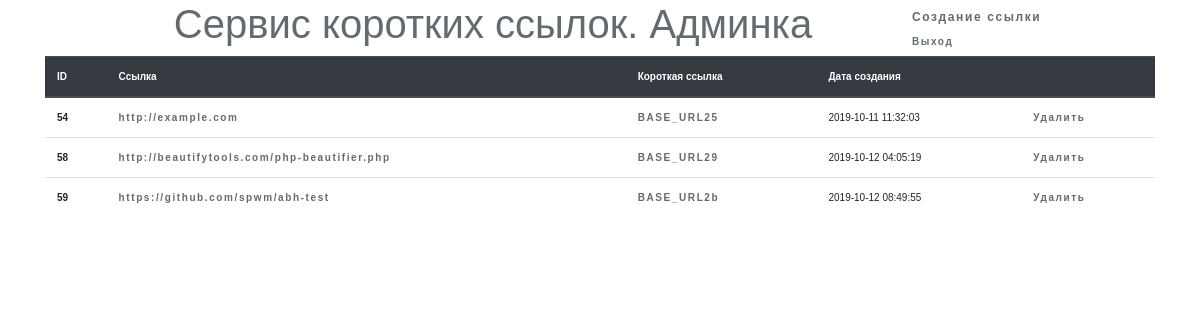
The page /template/admin.php on the database its author committed.
### tables this page shows
CREATE TABLE `links` (
  `id` int(11) NOT NULL,
  `url` varchar(255) NOT NULL,
  `hash` varchar(32) NOT NULL,
  `short_url` varchar(100) DEFAULT NULL,
  `date_create` timestamp NOT NULL DEFAULT CURRENT_TIMESTAMP
);

### inc/DB.php (called while the page is built)
<?php
class DB
{
    private static $db;
    public static function getDBO()
    {
        if (!self::$db)
        {
        	self::$db = new PDO('mysql:host=' . DB_HOST . ';dbname=' . DB_NAME, DB_USER, DB_PASS);
        }
        return self::$db;
    }
}

### inc/LinksController.php (called while the page is built, shortened)
<?php
class LinksController
{
    protected $links;
    public function __construct()
    {
        $this->links = new Links();
    }
    public function getAllLinks()
    {
        return $this
            ->links
            ->getAll();
    }
}

### inc/Links.php (called while the page is built, shortened)
<?php
class Links
{
    protected $db;
    protected $tableName = 'links';
    public function __construct()
    {
        $this->db = DB::getDBO();
    }
    public function getAll()
    {
        return $this
            ->db
            ->query("SELECT * FROM $this->tableName")
            ->fetchAll(PDO::FETCH_ASSOC);
    }
}

### template/admin.php (the view)
<?php
include 'header.php';
$links = new LinksController();
?>
<div class="container">
    <div class="row flex-center">
        <div class="col-md-8 content">
            <p class="h1 .title ">Сервис коротких ссылок. Админка</p>
        </div>
        <div class="col-md-2 ml-4">
            <a href="/" class="links" style="font-size: 12px;">Создание ссылки</a>
            <a href="admin?logout=true" class="links">Выход</a>
        </div>
    </div>
    <div class="row">
        <div class="col-12">
            <table class="table" style="font-size: 10px;">
                <thead class="thead-dark">
                  <tr>
                    <th scope="col">ID</th>
                    <th scope="col">Ссылка</th>
                    <th scope="col">Короткая ссылка</th>
                    <th scope="col">Дата создания</th>
                    <th scope="col"></th>
                  </tr>
                </thead>
                <tbody>
                <?php foreach ($links->getAllLinks() as $key => $value) : ?>
                         <tr>
                           <th scope="row"><?php echo $value['id']?></th>
                           <td><a href="<?php echo $value['url']?>" class="links"><?php echo $value['url']?></a></td>
                           <td><a href="<?php echo $value['short_url']?>" class="links"><?php echo BASE_URL . $value['short_url']?></a></td>
                           <td><?php echo $value['date_create']?></td>
                           <td><a href="admin?delete=true&id=<?php echo $value['id']?>" class="links">Удалить</a></td>
                         </tr>
                <?php endforeach;?>
                </tbody>
              </table>
        </div>
    </div>
</div>
<?php  include 'footer.php';

### template/header.php (shortened to what this page needs)
<!doctype html>
<html lang="ru">
<head>
    <link rel="stylesheet" href="https://stackpath.bootstrapcdn.com/bootstrap/4.3.1/css/bootstrap.min.css">
</head>
<body>

### template/footer.php (shortened to what this page needs)
  </body>
</html>

### template/header.php (style rules this page uses)
html, body { background-color: #fff; color: #636b6f; font-family: 'Nunito', sans-serif; font-weight: 200; height: 100vh; margin: 0; }
.flex-center { align-items: center; display: flex; justify-content: center; }
.content { text-align: center; }
.links { color: #636b6f; font-size: 10px; font-weight: 600; letter-spacing: .1rem; text-decoration: none; }

### rows shown on the page
links: id "54", url "http://example.com", short_url "25", date_create "2019-10-11 11:32:03"
links: id "58", url "http://beautifytools.com/php-beautifier.php", short_url "29", date_create "2019-10-12 04:05:19"
links: id "59", url "https://github.com/spwm/abh-test", short_url "2b", date_create "2019-10-12 08:49:55"
